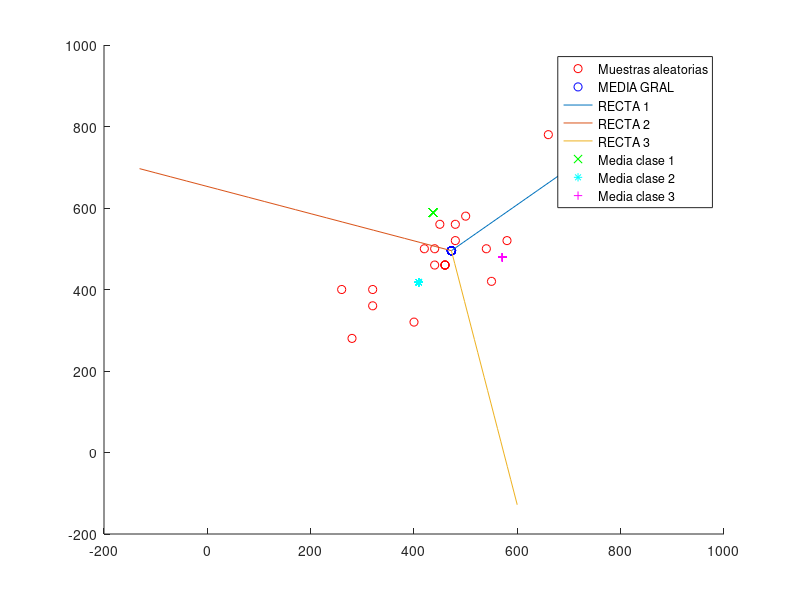

Here is the MATLAB script that generated this plot: (Note: this script raises an error after producing the figure.)
%Guia 6
%Funes Pablo Nicolas
%Padron 94894

clear all
close all

%Lectura de los archivos

Muestras_A=load('a.txt');
Muestras_O=load('o.txt');
Muestras_U=load('u.txt');

Muestras_A_desordenadas(:,1)=Muestras_A(randperm(length(Muestras_A(:,1))));
Muestras_A_desordenadas(:,2)=Muestras_A(randperm(length(Muestras_A(:,2))));

Muestras_O_desordenadas(:,1)=Muestras_O(randperm(length(Muestras_O(:,1))));
Muestras_O_desordenadas(:,2)=Muestras_O(randperm(length(Muestras_O(:,2))));

Muestras_U_desordenadas(:,1)=Muestras_U(randperm(length(Muestras_U(:,1))));
Muestras_U_desordenadas(:,2)=Muestras_U(randperm(length(Muestras_U(:,2))));

N_max=25;%Nro maximo de posibles muestras de una clase a tomar
Nro_muestras_aleatorias_A=round(rand()*(N_max-1)+1)
Nro_muestras_aleatorias_O=round(rand()*(N_max-1)+1)
Nro_muestras_aleatorias_U=round(rand()*(N_max-1)+1)
Nro_total_muestras=Nro_muestras_aleatorias_A+Nro_muestras_aleatorias_O+Nro_muestras_aleatorias_U;
Muestras_aleatorias=[Muestras_A_desordenadas([1:Nro_muestras_aleatorias_A],:);Muestras_O_desordenadas([1:Nro_muestras_aleatorias_O],:);Muestras_U_desordenadas([1:Nro_muestras_aleatorias_U],:)];
Vector_unos=ones(1,Nro_total_muestras);
Punto_medio=(Vector_unos*Muestras_aleatorias)/Nro_total_muestras;

figure(1)
hold on
plot(Muestras_aleatorias(:,1),Muestras_aleatorias(:,2),'ro');
plot(Punto_medio(1,1)*Vector_unos,Punto_medio(1,2)*Vector_unos,'bo');
%%%%%%%%%%%%%%%%%
%RECTA ALEATORIA%
%%%%%%%%%%%%%%%%%

pendiente_1=rand()*2*pi;
angulo=120*pi/180;
X_recta_1=[0:500/Nro_total_muestras:500-1];
Y_recta_1=X_recta_1*tan(pendiente_1);
matriz_rotacion=[cos(angulo) -sin(angulo);sin(angulo) cos(angulo)];
X_recta_2 =matriz_rotacion(1,:)*[X_recta_1;Y_recta_1];
Y_recta_2 =matriz_rotacion(2,:)*[X_recta_1;Y_recta_1];
X_recta_3 =matriz_rotacion(1,:)*[X_recta_2;Y_recta_2];
Y_recta_3 =matriz_rotacion(2,:)*[X_recta_2;Y_recta_2];


hold on
plot(X_recta_1+Punto_medio(1,1),Y_recta_1+Punto_medio(1,2));
plot(X_recta_2+Punto_medio(1,1),Y_recta_2+Punto_medio(1,2));
plot(X_recta_3+Punto_medio(1,1),Y_recta_3+Punto_medio(1,2));


%Puntos Iniciales en cada area aleatorios

X_punto_1=100*cos(pendiente_1/2);
Y_punto_1=100*sin(pendiente_1/2);
X_punto_2 =matriz_rotacion(1,:)*[X_punto_1;Y_punto_1];
Y_punto_2 =matriz_rotacion(2,:)*[X_punto_1;Y_punto_1];
X_punto_3 =matriz_rotacion(1,:)*[X_punto_2;Y_punto_2];
Y_punto_3 =matriz_rotacion(2,:)*[X_punto_2;Y_punto_2];

X_punto_1=X_punto_1+Punto_medio(1,1);
Y_punto_1=Y_punto_1+Punto_medio(1,2);
X_punto_2=X_punto_2+Punto_medio(1,1);
Y_punto_2=Y_punto_2+Punto_medio(1,2);
X_punto_3=X_punto_3+Punto_medio(1,1);
Y_punto_3=Y_punto_3+Punto_medio(1,2);

hold on
plot(X_punto_1*Vector_unos,Y_punto_1*Vector_unos,'gx');
plot(X_punto_2*Vector_unos,Y_punto_2*Vector_unos,'c*');
plot(X_punto_3*Vector_unos,Y_punto_3*Vector_unos,'m+');
legend('Muestras aleatorias','MEDIA GRAL','RECTA 1','RECTA 2','RECTA 3','Media clase 1','Media clase 2','Media clase 3');


Media_A=[X_punto_1 Y_punto_1];
Media_O=[X_punto_2 Y_punto_2];
Media_U=[X_punto_3 Y_punto_3];


Nro_muestras_A=40;
Nro_muestras_O=40;
Nro_muestras_U=40;



%Armo un vector con todas las muestras
Muestras_totales=[Muestras_A_desordenadas([1:Nro_muestras_A],:);Muestras_O_desordenadas([1:Nro_muestras_O],:);Muestras_U_desordenadas([1:Nro_muestras_U],:)];

%Calculo la cantidad de muestras
Nro_total_muestras=length(Muestras_totales);


%%%%%%%%%%%%%%%%%%%%%%%%%%%%%%%%%%%%%%%%%
%%%%%%%%%%K-MEANS%%%%%%%%%%%%%%%%%%%%%%%%
%%%%%%%%%%%%%%%%%%%%%%%%%%%%%%%%%%%%%%%%%

%Armo un vector que tenga la clase de cada muestra
clase_cercana=zeros(1,Nro_total_muestras);
%Condiciones para la primera iteracion
distorsion_paso_previo=0;
distorsion_antigua=0;
distorsion_actualizada=1;
j=1;
k=2;
%criterio de iteracion:itero hasta que la distorsion varie menos de un 10%
while(abs((distorsion_actualizada-distorsion_antigua)/distorsion_actualizada)>0.001) && (distorsion_paso_previo~=distorsion_actualizada)
    distorsion_paso_previo=distorsion_antigua;
    distorsion_antigua=distorsion_actualizada;
    distorsion_actualizada=0;
    i=1;
    cantidad_clase_1=0;
    cantidad_clase_2=0;
    cantidad_clase_3=0;
    Media_actualizada_A=[0 0];
    Media_actualizada_O=[0 0];
    Media_actualizada_U=[0 0];
    Catalogadas_A=zeros(100,2);
    Catalogadas_O=zeros(100,2);
    Catalogadas_U=zeros(100,2);
    while(i<=Nro_total_muestras)
        %clasifico
        [aux,distancia]=Clasificacion_clase(Muestras_totales(i,:),Media_A,Media_O,Media_U);
        clase_cercana(1,i)=aux;
        distorsion_actualizada=distorsion_actualizada+distancia;
        %Cuento la cantidad de cada clase y hago la suma de todos los elementos
        %de una clase
        if(clase_cercana(1,i)==1)
            Media_actualizada_A=Media_actualizada_A+Muestras_totales(i,:);
            cantidad_clase_1=cantidad_clase_1+1;
            Catalogadas_A(cantidad_clase_1,:)=Muestras_totales(i,:)
        elseif(clase_cercana(1,i)==2)
            Media_actualizada_O=Media_actualizada_O+Muestras_totales(i,:);
            cantidad_clase_2=cantidad_clase_2+1;
            Catalogadas_O(cantidad_clase_2,:)=Muestras_totales(i,:)
        elseif(clase_cercana(1,i)==3)
            Media_actualizada_U=Media_actualizada_U+Muestras_totales(i,:);
            cantidad_clase_3=cantidad_clase_3+1;
            Catalogadas_U(cantidad_clase_3,:)=Muestras_totales(i,:)
        end
        i=i+1;  
    end

%Dividiendo la suma por la cantidad de cada clase obtengo las nuevas
%medias y divido la distorsion en la cantidad de muestras obtengo la
%distorsion.

Media_actualizada_A=Media_actualizada_A/cantidad_clase_1;
Media_actualizada_O=Media_actualizada_O/cantidad_clase_2;
Media_actualizada_U=Media_actualizada_U/cantidad_clase_3;

Media_A=Media_actualizada_A;
Media_O=Media_actualizada_O;
Media_U=Media_actualizada_U;


distorsion_actualizada=distorsion_actualizada/Nro_total_muestras;
distorsion_vector(1,j)=distorsion_antigua;
distorsion_vector(2,j)=distorsion_actualizada;
j=j+1;
%Agrego al grafico la media
figure(k)
hold on
plot(Vector_unos*Media_A(1,1),Vector_unos*Media_A(1,2),'kx');
plot(Vector_unos*Media_O(1,1),Vector_unos*Media_O(1,2),'k*');
plot(Vector_unos*Media_U(1,1),Vector_unos*Media_U(1,2),'k+');
plot(Catalogadas_A([1:cantidad_clase_1],1),Catalogadas_A([1:cantidad_clase_1],2),'ro')
plot(Catalogadas_O([1:cantidad_clase_2],1),Catalogadas_O([1:cantidad_clase_2],2),'bo')
plot(Catalogadas_U([1:cantidad_clase_3],1),Catalogadas_U([1:cantidad_clase_3],2),'go')
k=k+1;

end


%Grafico la distorsion%
%figure(2)
%hold on
%plot(distorsion_vector(2,:),'or')
%legend('Distorsion actual');


%Calculo los pesos de cada clase
pi_A=cantidad_clase_1/Nro_total_muestras;
pi_O=cantidad_clase_2/Nro_total_muestras;
pi_U=cantidad_clase_3/Nro_total_muestras;

%Calculo las varianzas
%Separo las muestras y las guardo en vectores.
i=1;
k1=1;
k2=1;
k3=1;
while(i<=Nro_total_muestras)
   if(clase_cercana(1,i)==1)
       Muestras_cl_A(k1,:)=Muestras_totales(i,:);
       k1=k1+1;
   elseif(clase_cercana(1,i)==2)
       Muestras_cl_O(k2,:)=Muestras_totales(i,:);
       k2=k2+1;
   elseif(clase_cercana(1,i)==3)
       Muestras_cl_U(k3,:)=Muestras_totales(i,:);
       k3=k3+1;
   end
   i=i+1;
end

Matriz_unos_columnas_A=ones(length(Muestras_cl_A),1);
Matriz_unos_columnas_O=ones(length(Muestras_cl_O),1);
Matriz_unos_columnas_U=ones(length(Muestras_cl_U),1);

Vector_media_A=Matriz_unos_columnas_A*Media_A;
Vector_media_O=Matriz_unos_columnas_O*Media_O;
Vector_media_U=Matriz_unos_columnas_U*Media_U;

Varianza_A=(transpose(Muestras_cl_A-Vector_media_A))*(Muestras_cl_A-Vector_media_A)/length(Muestras_cl_A);
Varianza_O=(transpose(Muestras_cl_O-Vector_media_O))*(Muestras_cl_O-Vector_media_O)/length(Muestras_cl_O);
Varianza_U=(transpose(Muestras_cl_U-Vector_media_U))*(Muestras_cl_U-Vector_media_U)/length(Muestras_cl_U);

%Varianza=(cantidad_clase_1*Varianza_A+cantidad_clase_2*Varianza_O+cantidad_clase_3*Varianza_U)/(cantidad_clase_1+cantidad_clase_2+cantidad_clase_3);
%%%%%%%%%%%%%%%%%%%%%%%%%%%%%%%%%%%%%%%%
%%%%%%%%%%%PRUEBA%%%%%%%%%%%%%%%%%%%%%%%
%%%%%%%%%%%%%%%%%%%%%%%%%%%%%%%%%%%%%%%%
Muestras_evaluacion=[Muestras_A_desordenadas([Nro_muestras_A+1:end],:);Muestras_O_desordenadas([Nro_muestras_O+1:end],:);Muestras_U_desordenadas([Nro_muestras_U+1:end],:)];
Longitud_test=length(Muestras_evaluacion);
i=1;
while(i<=Longitud_test)
    i;%Agrego un 1 en log pk
    GKA=(-0.5)*log(det(Varianza_A))-0.5*(Muestras_evaluacion(i,:)-Media_A)*(Varianza_A^-1)*transpose(Muestras_evaluacion(i,:)-Media_A)+log(pi_A);
    GKO=(-0.5)*log(det(Varianza_O))-0.5*(Muestras_evaluacion(i,:)-Media_O)*(Varianza_O^-1)*transpose(Muestras_evaluacion(i,:)-Media_O)+log(pi_O);
    GKU=(-0.5)*log(det(Varianza_U))-0.5*(Muestras_evaluacion(i,:)-Media_U)*(Varianza_U^-1)*transpose(Muestras_evaluacion(i,:)-Media_U)+log(pi_U);

   valores=[GKA GKO GKU];
   respuesta(i) = find(max(valores) == valores);
   i=i+1;
end
Matriz=ones(1,length(Muestras_evaluacion));

%figure(3)
%hold on
%plot(Muestras_evaluacion(:,1),Muestras_evaluacion(:,2),'ro')
%plot(Matriz*Media_A(1,1),Matriz*Media_A(1,2),'rx');
%plot(Matriz*Media_O(1,1),Matriz*Media_O(1,2),'g*');
%plot(Matriz*Media_U(1,1),Matriz*Media_U(1,2),'b+');
